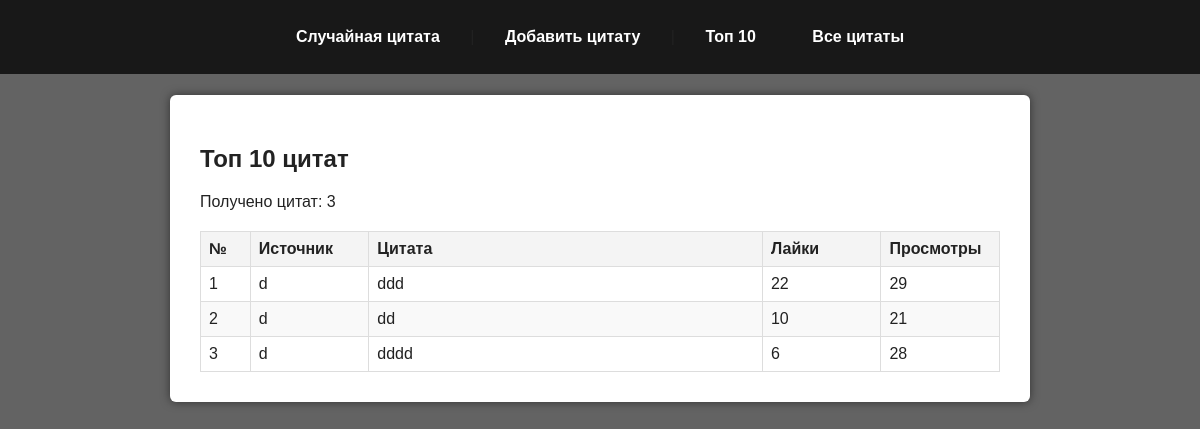
The page /top/ on the database as committed earlier.
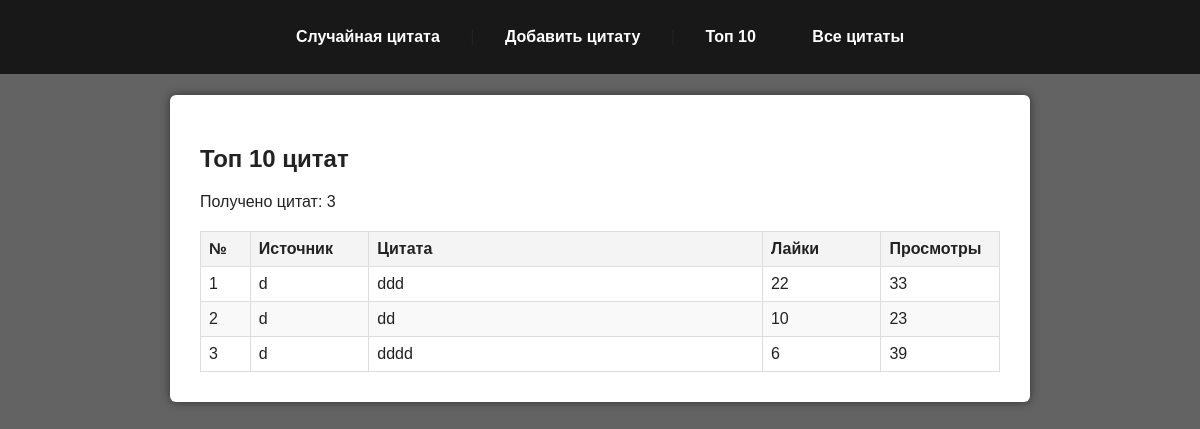
The same page on the database as committed later.
### web/models.py (models this page shows, shortened)
class Quote(models.Model):
    text = models.TextField(unique=True)
    source = models.ForeignKey(Source, on_delete=models.CASCADE, related_name='quotes')
    weight = models.PositiveIntegerField(default=1)
    views = models.PositiveIntegerField(default=0)
    likes = models.PositiveIntegerField(default=0)
    dislikes = models.PositiveIntegerField(default=0)
    created_at = models.DateTimeField(auto_now_add=True)
    class Meta:
        ordering = ['-likes']
        verbose_name = "Цитата"
        verbose_name_plural = "Цитаты"

class Source(models.Model):
    name = models.CharField(max_length=255, unique=True)
    class Meta:
        verbose_name = "Источник"
        verbose_name_plural = "Источники"

### web/views.py (the view)
# urls.py: path('top/', views.top_quotes_view, name='top_quotes'),
def top_quotes_view(request):
    top_quotes = Quote.objects.order_by('-likes')[:10]
    return render(request, 'web/top_quotes.html', {'quotes': top_quotes})

### web/templates/web/top_quotes.html (shortened to what this page needs)
{% extends 'web/base.html' %}
{% block content %}
<h2>Топ 10 цитат</h2>
<p>Получено цитат: {{ quotes|length }}</p>
<table class="quotes-table tooltip-table">
  <thead>
    <tr>
      <th>№</th>
      <th>Источник</th>
      <th>Цитата</th>
      <th>Лайки</th>
      <th>Просмотры</th>
    </tr>
  </thead>
  <tbody>
    {% for quote in quotes %}
    <tr>
      <td>{{ forloop.counter }}</td>
      <td class="truncate tooltip" title="{{ quote.source.name|default:'Не указан' }}">
        {{ quote.source.name|default:"Не указан" }}
      </td>
      <td class="truncate tooltip" title="{{ quote.text }}">
        {{ quote.text }}
      </td>
      <td>{{ quote.likes }}</td>
      <td>{{ quote.views }}</td>
    </tr>
    {% empty %}
    <tr>
      <td colspan="5">Цитат для отображения нет.</td>
    </tr>
    {% endfor %}
  </tbody>
</table>
{% endblock %}

Rows that differ between the two databases and show on the page:
changed Quote "ddd": views "29" → "33"
changed Quote "dd": views "21" → "23"
changed Quote "dddd": views "28" → "39"
